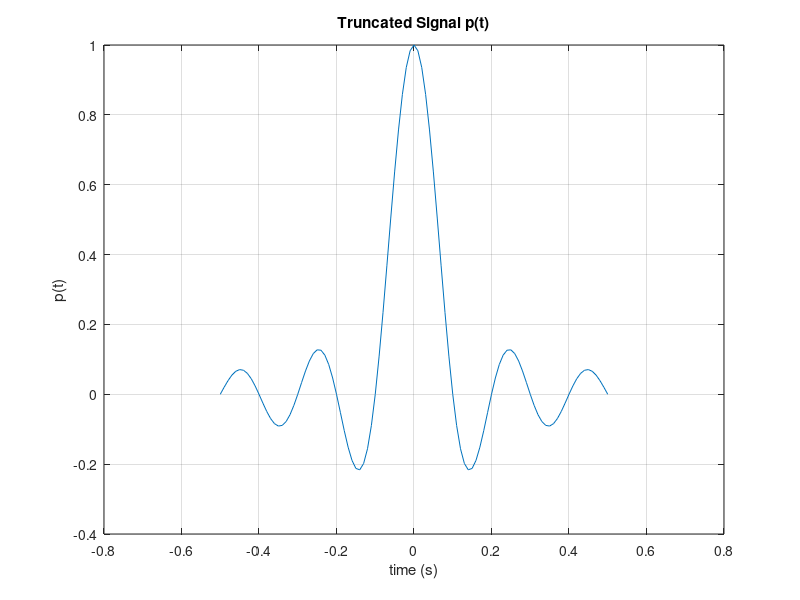
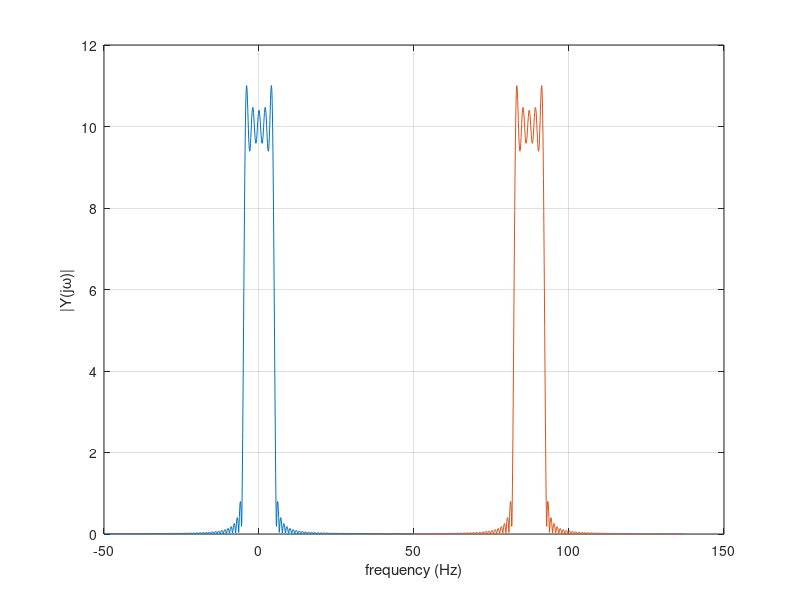
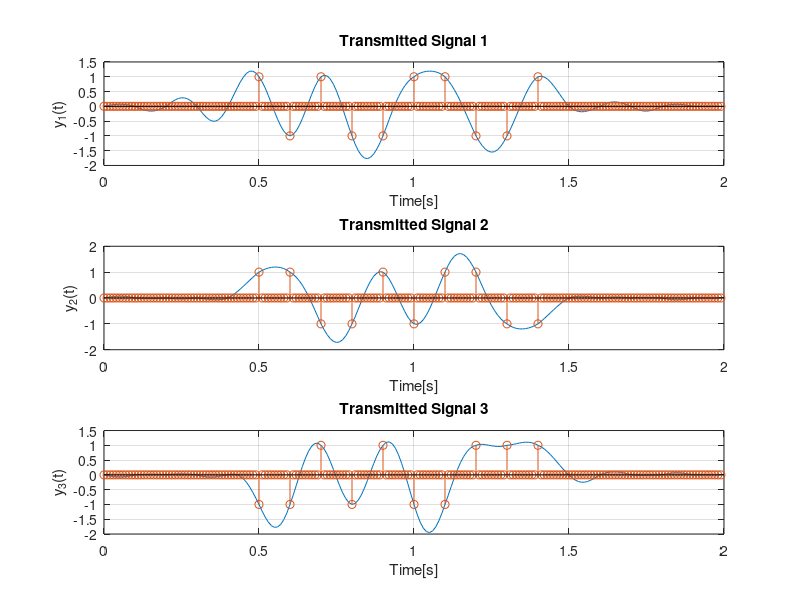

Reproduce these figures in MATLAB, in order. (Note: this script raises an error after producing the figures.)
% Case Study 2
% Leandre Pestcoe and Julianne Wegmann
% ESE 351: Signals and Systems
% Created on: 4/20/21, Last Edited on: 4/23/21

%% Define Pulse Shape p(t)
Ts = 0.1; %symbol period (rate 1/Ts)
dt = 0.01; %sample period
w = 5*Ts; %width
t = -w:dt:w; %time vector
fs = 1/dt; %sample frequency

%sinc
sinc_p_t = sinc(t/Ts); %define sinc

%triangular pulse
triang_p_t = tripuls(t,w*2);

%decide which signal to use for simulation
p_t = sinc_p_t;

figure, plot(t,p_t), grid on;
xlabel('time (s)'), ylabel('p(t)'), title('Truncated Signal p(t)')

%% Nyquist Criteria

Nfft = 1024; %length of fft
f1 = (-fs/2:fs/Nfft:(fs/2));
f2 = (fs-2*pi/Ts:fs/Nfft:fs+(2*pi/Ts));
fft_signal = abs(fft(p_t,Nfft));
fft_signal1 = [fft_signal((length(fft_signal)/2)+1:end), fft_signal(1:(length(fft_signal)/2))];

figure
plot(f1(1:length(fft_signal1)),fft_signal1), grid on;
hold on
plot(f2(1:length(fft_signal1)),fft_signal1), grid on;
xlabel('frequency (Hz)'), ylabel('|Y(j\omega)|');

%% Random Bit Message/Noise-free PAM Signal y(t)

%define bit messages
N = 10; %number of bits
bits1 = 2*((rand(1,N)>0.5)-0.5);
bits2 = 2*((rand(1,N)>0.5)-0.5);
bits3 = 2*((rand(1,N)>0.5)-0.5);

%spacing out bits
xn1 = zeros(1,N*(Ts/dt));
xn2 = zeros(1,N*(Ts/dt));
xn3 = zeros(1,N*(Ts/dt));

for i=1:length(bits1)
    xn1((i-1)*(Ts/dt)+1)=bits1(i);
end
for i=1:length(bits2)
    xn2((i-1)*(Ts/dt)+1)=bits2(i);
end
for i=1:length(bits3)
    xn3((i-1)*(Ts/dt)+1)=bits3(i);
end

%compute individual CT transmitted signals
y_t1 = conv(xn1,p_t);
y_t2 = conv(xn2,p_t);
y_t3 = conv(xn3,p_t);

t = (0:length(y_t1)-1)*dt; %define new time vector

%shift xn so lines up with y(t) on graph
x_new1 = zeros(1,length(y_t1));
x_new1((length(p_t)+1)/2:(length(xn1)+(length(p_t)+1)/2)-1) = xn1;
x_new2 = zeros(1,length(y_t2));
x_new2((length(p_t)+1)/2:(length(xn2)+(length(p_t)+1)/2)-1) = xn2;
x_new3 = zeros(1,length(y_t3));
x_new3((length(p_t)+1)/2:(length(xn3)+(length(p_t)+1)/2)-1) = xn3;

figure();
subplot(3,1,1), plot(t,y_t1), grid on;
hold on
stem(t,x_new1);
title('Transmitted Signal 1'),xlabel('Time[s]'),ylabel('y_1(t)');
subplot(3,1,2), plot(t,y_t2), grid on;
hold on
stem(t,x_new2);
title('Transmitted Signal 2'),xlabel('Time[s]'),ylabel('y_2(t)');
subplot(3,1,3), plot(t,y_t3), grid on;
hold on
stem(t,x_new3);
title('Transmitted Signal 3'),xlabel('Time[s]'),ylabel('y_3(t)');


%y_t = [y_t1,y_t2,y_t3];

% figure(),plot(y_t),title('Transmitted Signal y(t)'),xlabel('Time[s]'),ylabel('y(t)');
% hold on;
% stem(x_new);


%% Text Message and Noise-free PAM Signal y(t)

message1 = 'Case study 2 rocks!';
bits1 = str2num(reshape(dec2bin(message1)',1,[])');
for i = 1:length(bits1)
    if bits1(i)==0
        bits1(i)=-1;
    end
end

message2 = 'Signals and systems';
bits2 = str2num(reshape(dec2bin(message2)',1,[])');
for i = 1:length(bits2)
    if bits2(i)==0
        bits2(i)=-1;
    end
end

message3 = 'Systems engineering';
bits3 = str2num(reshape(dec2bin(message3)',1,[])');
for i = 1:length(bits3)
    if bits3(i)==0
        bits3(i)=-1;
    end
end

xn1 = zeros(1,length(bits1)*(Ts/dt));
xn2 = zeros(1,length(bits2)*(Ts/dt));
xn3 = zeros(1,length(bits3)*(Ts/dt));

for i=1:length(bits1)
    xn1((i-1)*(Ts/dt)+1)=bits1(i);
end
for i=1:length(bits2)
    xn2((i-1)*(Ts/dt)+1)=bits2(i);
end
for i=1:length(bits3)
    xn3((i-1)*(Ts/dt)+1)=bits3(i);
end

y_t1 = conv(xn1, p_t);
y_t2 = conv(xn2, p_t);
y_t3 = conv(xn3, p_t);

%make sure all of the signals are same length
if length(y_t1)>length(y_t2)
    y_t2 = [y_t2,zeros(1,length(y_t1)-length(y_t2))];
    if length(y_t2)>length(y_t3)
        y_t3 = [y_t3,zeros(1,length(y_t2)-length(y_t3))];
    else
        y_t2 = [y_t2,zeros(1,length(y_t3)-length(y_t2))];
    end
else
    y_t1 = [y_t1,zeros(1,length(y_t2)-length(y_t1))];
    if length(y_t1)>length(y_t3)
        y_t3 = [y_t3,zeros(1,length(y_t1)-length(y_t3))];
    else
        y_t1 = [y_t1,zeros(1,length(y_t3)-length(y_t1))];
    end
end

N = length(y_t1)/(Ts/dt)-(Ts/dt);
t = (0:length(y_t1)-1)*dt; %define new time vector

%shift x so lines up with y(t) on graph
x_new1 = zeros(1,length(y_t1));
x_new1((length(p_t)+1)/2:(length(xn1)+(length(p_t)+1)/2)-1) = xn1;
x_new2 = zeros(1,length(y_t2));
x_new2((length(p_t)+1)/2:(length(xn2)+(length(p_t)+1)/2)-1) = xn2;
x_new3 = zeros(1,length(y_t3));
x_new3((length(p_t)+1)/2:(length(xn3)+(length(p_t)+1)/2)-1) = xn3;

figure();
subplot(3,1,1), plot(t,y_t1), grid on;
hold on
stem(t,x_message_new1);
title('Transmitted Signal 1'),xlabel('Time[s]'),ylabel('y_1(t)');
subplot(3,1,2), plot(t,y_t2), grid on;
hold on
stem(t,x_message_new2);
title('Transmitted Signal 2'),xlabel('Time[s]'),ylabel('y_2(t)');
subplot(3,1,3), plot(t,y_t3), grid on;
hold on
stem(t,x_message_new3);
title('Transmitted Signal 3'),xlabel('Time[s]'),ylabel('y_3(t)');

%% Signal Modulation (Up-Conversion)
wc20 = 2*pi*20; %20 Hz modulation
mod_signal20 = y_t1.*cos(wc20*t);

wc30 = 2*pi*30; %30 Hz modulation
mod_signal30 = y_t2.*cos(wc30*t);

wc40 = 2*pi*40; %40 Hz modulation
mod_signal40 = y_t3.*cos(wc40*t);

mod_signal = mod_signal20+mod_signal30+mod_signal40;

%plot the combined modulated signal
figure
subplot(2,1,1), plot(mod_signal), grid on;
xlabel('time (s)'), ylabel('y(t)cos(wc*t)'), title('Modulated Signal')

f = (0:length(mod_signal)/2)*fs/length(mod_signal);
XV = fft(mod_signal);
P2 = abs(XV/length(mod_signal));
P1 = P2(1:length(mod_signal)/2+1);
P1(2:end-1) = 2*P1(2:end-1);
subplot(2,1,2),plot(f,P1);
xlabel('frequency[Hz]')
ylabel('|Y(j\omega)|')

%plot three signals separately
figure
subplot(2,3,1),plot(mod_signal20),grid on;
f = (0:length(mod_signal20)/2)*fs/length(mod_signal20);
XV = fft(mod_signal20);
P2 = abs(XV/length(mod_signal20));
P1 = P2(1:length(mod_signal20)/2+1);
P1(2:end-1) = 2*P1(2:end-1);
subplot(2,3,4),plot(f,P1),xlabel('frequency[Hz]'),ylabel('|Y(j\omega)|'),grid on;

subplot(2,3,2),plot(mod_signal30),grid on;
f = (0:length(mod_signal30)/2)*fs/length(mod_signal30);
XV = fft(mod_signal30);
P2 = abs(XV/length(mod_signal30));
P1 = P2(1:length(mod_signal30)/2+1);
P1(2:end-1) = 2*P1(2:end-1);
subplot(2,3,5),plot(f,P1),xlabel('frequency[Hz]'),ylabel('|Y(j\omega)|'),grid on;

subplot(2,3,3),plot(mod_signal40),grid on;
f = (0:length(mod_signal40)/2)*fs/length(mod_signal40);
XV = fft(mod_signal40);
P2 = abs(XV/length(mod_signal40));
P1 = P2(1:length(mod_signal40)/2+1);
P1(2:end-1) = 2*P1(2:end-1);
subplot(2,3,6),plot(f,P1),xlabel('frequency[Hz]'),ylabel('|Y(j\omega)|'),grid on;


%% Noisy Recieved Signal r(t)
sigma = 0.5;
n_t = sigma*randn(1,length(mod_signal));
r_t = mod_signal + n_t;

figure();
plot(r_t);
title('Received Signal r(t)');
xlabel('Time[s]');
ylabel('Amplitude');

%% Signal Demodulation (Down-Conversion)

demod_signal20 = r_t.*cos(wc20*t);
demod_signal30 = r_t.*cos(wc30*t);
demod_signal40 = r_t.*cos(wc40*t);

%plot demod_signal20
figure
subplot(2,3,1), plot(demod_signal20), grid on;
xlabel('time (s)'), ylabel('x_r(t)'), title('Demod (without LPF)')

f = (0:length(demod_signal20)/2)*fs/length(demod_signal20);
XV = fft(demod_signal20);
P2 = abs(XV/length(demod_signal20));
P1 = P2(1:length(demod_signal20)/2+1);
P1(2:end-1) = 2*P1(2:end-1);
subplot(2,3,4),plot(f,P1),xlabel('f, Hz'),ylabel('|X_r(j\omega)|'),grid on;

%plot demod_signal30
subplot(2,3,2), plot(demod_signal30), grid on;
xlabel('time (s)'), ylabel('x_r(t)'), title('Demod (without LPF)')

f = (0:length(demod_signal30)/2)*fs/length(demod_signal30);
XV = fft(demod_signal30);
P2 = abs(XV/length(demod_signal30));
P1 = P2(1:length(demod_signal30)/2+1);
P1(2:end-1) = 2*P1(2:end-1);
subplot(2,3,5),plot(f,P1),xlabel('f, Hz'),ylabel('|X_r(j\omega)|'),grid on;

%plot demod_signal40
subplot(2,3,3), plot(demod_signal40), grid on;
xlabel('time (s)'), ylabel('x_r(t)'), title('Demod (without LPF)')

f = (0:length(demod_signal40)/2)*fs/length(demod_signal40);
XV = fft(demod_signal40);
P2 = abs(XV/length(demod_signal40));
P1 = P2(1:length(demod_signal40)/2+1);
P1(2:end-1) = 2*P1(2:end-1);
subplot(2,3,6),plot(f,P1),xlabel('f, Hz'),ylabel('|X_r(j\omega)|'),grid on;


%% Lowpass Filter
R = 1000;
C = 2*10^(-6);
T = 0.002;
f = 44100;
delta_t = 1/f;

filter_low = filter(delta_t/T,[(R*C)/delta_t 1-((R*C)/delta_t)], demod_signal20);

figure();
plot(filter_low);

%% Matched Filter Receiver

%generate z(t)
xn_tilda = zeros(1,length(bits1));
p_neg = p_t(end:-1:1);
z_t = conv(demod_signal20,p_neg);

%generate estimate xn_tilda
for j=1:length(xn_tilda)
   if z_t((j-1)*(Ts/dt)+1+(length(p_t)+1)/2)<=0
       xn_tilda(j)=-1;
   else
       xn_tilda(j)=1;
   end
end

%space out xn_tilda
xn_spaced = zeros(1,N*(Ts/dt));
for i=1:length(xn_tilda)
    xn_spaced((i-1)*(Ts/dt)+1)=xn_tilda(i);
end
%shift xn_spaced
xn_spaced_new = zeros(1,length(z_t));
xn_spaced_new((2*length(p_t)+1)/2:(length(xn1)+(2*length(p_t)+1)/2)-1) = xn_spaced;

%calculate error rate
incorrect_count = 0;
for j=1:length(xn_tilda)
    if bits1(j)~=xn_tilda(j)
        incorrect_count = incorrect_count+1;
    end
end
error = incorrect_count/length(bits1);

t_new = (0:length(z_t)-1)*dt; %define new time vector

figure();
stem(bits1);
hold on;
stem(xn_tilda);
legend('bits1','xn tilda');

figure();
plot(t_new,z_t);
hold on
stem(t_new,xn_spaced_new);

%% Recover text message
for i = 1:length(xn_tilda)
    if xn_tilda(i)==-1
        xn_tilda(i)=0;
    end
end
messageOut = char(bin2dec(num2str(reshape(xn_tilda,7,[])')))';

%% Noise Levels and Error Rates

error_matched = zeros(1,11);
index = 1;
for i = 0:0.1:1
    sigma = i;
    n = sigma*randn(1,length(y));
    r = y(1:length(t))+n(1:length(t)); 
    xn_tilda_matched = ones(1,length(t));
    p_neg = p(end:-1:1);
    z = conv(r,p_neg);
    for j=1:length(z)
        if z(j)<=0
            xn_tilda_matched(j)=-1;
        end
    end
    %calculate error rate for matched filter
    incorrect_count_matched = 0;
    for j=1:length(x)
        if x(j)~=xn_tilda_matched(j)
            incorrect_count_matched = incorrect_count_matched+1;
        end
    end
    error_matched(index) = incorrect_count_matched/length(y);  
    index = index+1;
end

figure();
plot(sigma_vector,error_matched);
title('Sigma Value vs. Error Rate for Matched Filter');
xlabel('Sigma Value');
ylabel('Error Rate');
